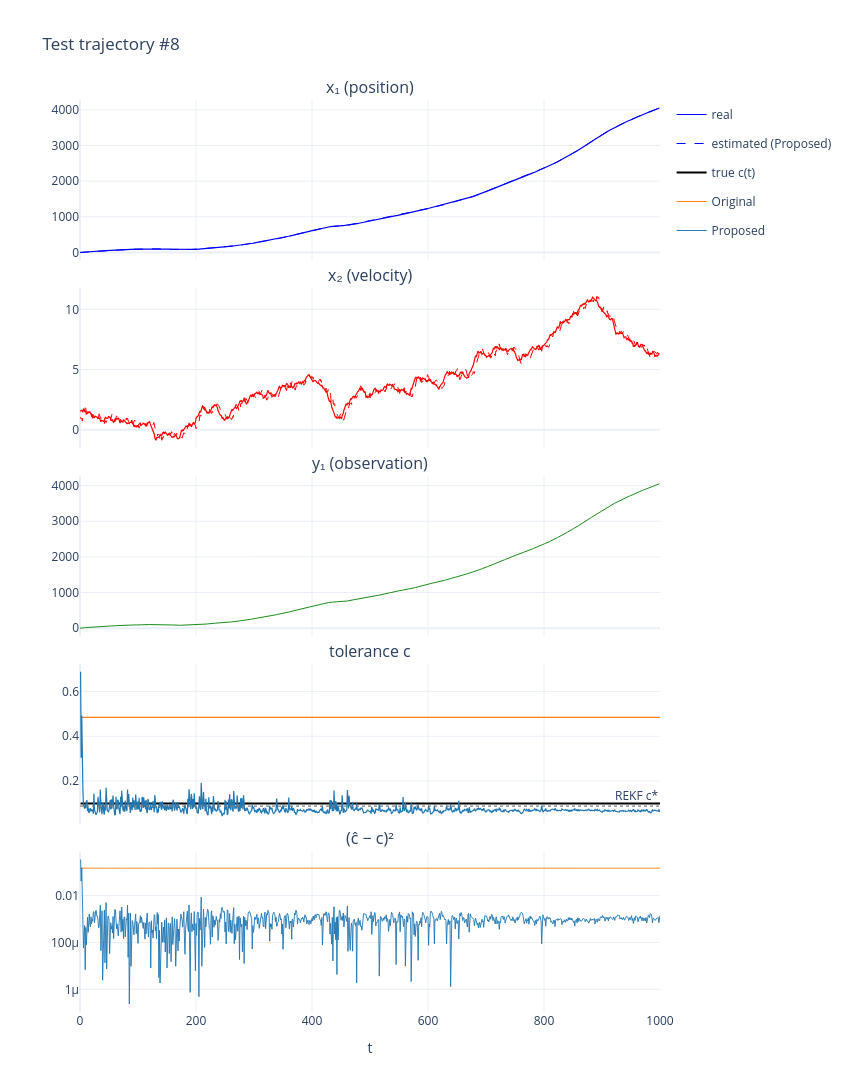

This figure's notebook cell:
### Markdown cell above
## 14. One test trajectory in detail

The aggregated metrics above summarise performance across the whole test set; this section zooms
into a single, randomly-picked trajectory to see what that behaviour looks like concretely, on the
best-performing network (chosen automatically from the summary table).

Five panels, top to bottom:

* **position** and **velocity** — true state vs. estimate;
* the **observation** actually fed to the filter;
* the **tolerance** $c(t)$ on this specific trajectory — true value, REKF's constant $c^*$, and each
  network's estimate;
* the **squared tolerance error** $(\hat c(t) - c_{\text{true}}(t))^2$, log scale — the
  single-trajectory analogue of the aggregated $\mathrm{MSE}(t)$ from Section 14.

A single realisation is noisier than an average, so expect more jitter here than in the aggregated
figures — that is expected, not a sign of a problem.

### Code cell
k = random.randrange(len(test_y))
best = "Proposed" if "Proposed" in models else ("Original" if "Original" in models else "REKF")

with torch.no_grad():
    Xn_k, c_k, _ = run_filter(models[best], test_y[k])

fig = make_subplots(rows=5, cols=1, shared_xaxes=True, vertical_spacing=0.03,
                     subplot_titles=("x₁ (position)", "x₂ (velocity)",
                                      "y₁ (observation)", "tolerance c",
                                      "(ĉ − c)²"))

# position: true vs. estimated
fig.add_trace(go.Scatter(y=test_x[k, 0].cpu().numpy(), mode="lines", name="real",
                          line=dict(color="blue", width=1.2), legendgroup="real"), row=1, col=1)
fig.add_trace(go.Scatter(y=Xn_k[0].cpu().numpy(), mode="lines", name=f"estimated ({best})",
                          line=dict(color="blue", width=1.0, dash="dash"), legendgroup="est"),
              row=1, col=1)

# velocity: true vs. estimated
fig.add_trace(go.Scatter(y=test_x[k, 1].cpu().numpy(), mode="lines", name="real",
                          line=dict(color="red", width=1.2), legendgroup="real", showlegend=False),
              row=2, col=1)
fig.add_trace(go.Scatter(y=Xn_k[1].cpu().numpy(), mode="lines", name=f"estimated ({best})",
                          line=dict(color="red", width=1.0, dash="dash"), legendgroup="est",
                          showlegend=False), row=2, col=1)

# the observation the filter actually saw
fig.add_trace(go.Scatter(y=test_y[k, 0].cpu().numpy(), mode="lines",
                          line=dict(color="green", width=0.9), showlegend=False), row=3, col=1)

# tolerance on this trajectory: true c(t), REKF's constant c*, each network's c_hat(t)
fig.add_trace(go.Scatter(x=steps, y=c_true, mode="lines", name="true c(t)",
                          line=dict(color="black", width=2.0)), row=4, col=1)
for name, color in (("Original", "#ff7f0e"), ("Proposed", "#1f77b4")):
    if name in c_est:
        fig.add_trace(go.Scatter(x=steps, y=c_est[name][k], mode="lines", name=name,
                                  line=dict(color=color, width=1.2, dash="solid")), row=4, col=1)
if c_star is not None:
    fig.add_hline(y=c_star, line=dict(color="#7f7f7f", dash="dot", width=1.4),
                  annotation_text="REKF c*", row=4, col=1)

# squared tolerance error, single-trajectory analogue of Section 14's MSE(t)
for name, color in (("Original", "#ff7f0e"), ("Proposed", "#1f77b4")):
    if name in c_est:
        fig.add_trace(go.Scatter(x=steps, y=(c_est[name][k] - c_true) ** 2, mode="lines", name=name,
                                  line=dict(color=color, width=0.9), showlegend=False), row=5, col=1)

fig.update_yaxes(type="log", row=5, col=1)
fig.update_xaxes(title_text="t", row=5, col=1)
fig.update_layout(title=f"Test trajectory #{k}", height=1150, width=850,
                   template="plotly_white", hovermode="x unified")
fig.show()

print(f"\nall checkpoints and tables saved in {CKPT_DIR}/")

### Figure 1 — Plotly figure (JSON) as saved in the notebook; plotly's stock layout.template omitted (floating-point values rounded to 4 significant figures; data arrays with more than 128 entries replaced by an {"elided": "..."} marker saying what was removed)
{"data": [{"legendgroup": "real", "line": {"color": "blue", "width": 1.2}, "mode": "lines", "name": "real", "type": "scatter", "xaxis": "x", "y": {"elided": "1000 float values"}, "yaxis": "y"}, {"legendgroup": "est", "line": {"color": "blue", "dash": "dash", "width": 1}, "mode": "lines", "name": "estimated (Proposed)", "type": "scatter", "xaxis": "x", "y": {"elided": "1000 float values"}, "yaxis": "y"}, {"legendgroup": "real", "line": {"color": "red", "width": 1.2}, "mode": "lines", "name": "real", "showlegend": false, "type": "scatter", "xaxis": "x2", "y": {"elided": "1000 float values"}, "yaxis": "y2"}, {"legendgroup": "est", "line": {"color": "red", "dash": "dash", "width": 1}, "mode": "lines", "name": "estimated (Proposed)", "showlegend": false, "type": "scatter", "xaxis": "x2", "y": {"elided": "1000 float values"}, "yaxis": "y2"}, {"line": {"color": "green", "width": 0.9}, "mode": "lines", "showlegend": false, "type": "scatter", "xaxis": "x3", "y": {"elided": "1000 float values"}, "yaxis": "y3"}, {"line": {"color": "black", "width": 2}, "mode": "lines", "name": "true c(t)", "type": "scatter", "x": {"elided": "1000 int values"}, "xaxis": "x4", "y": {"elided": "1000 float values"}, "yaxis": "y4"}, {"line": {"color": "#ff7f0e", "dash": "solid", "width": 1.2}, "mode": "lines", "name": "Original", "type": "scatter", "x": {"elided": "1000 int values"}, "xaxis": "x4", "y": {"elided": "1000 float values"}, "yaxis": "y4"}, {"line": {"color": "#1f77b4", "dash": "solid", "width": 1.2}, "mode": "lines", "name": "Proposed", "type": "scatter", "x": {"elided": "1000 int values"}, "xaxis": "x4", "y": {"elided": "1000 float values"}, "yaxis": "y4"}, {"line": {"color": "#ff7f0e", "width": 0.9}, "mode": "lines", "name": "Original", "showlegend": false, "type": "scatter", "x": {"elided": "1000 int values"}, "xaxis": "x5", "y": {"elided": "1000 float values"}, "yaxis": "y5"}, {"line": {"color": "#1f77b4", "width": 0.9}, "mode": "lines", "name": "Proposed", "showlegend": false, "type": "scatter", "x": {"elided": "1000 int values"}, "xaxis": "x5", "y": {"elided": "1000 float values"}, "yaxis": "y5"}], "layout": {"annotations": [{"font": {"size": 16}, "showarrow": false, "text": "x₁ (position)", "x": 0.5, "xanchor": "center", "xref": "paper", "y": 1, "yanchor": "bottom", "yref": "paper"}, {"font": {"size": 16}, "showarrow": false, "text": "x₂ (velocity)", "x": 0.5, "xanchor": "center", "xref": "paper", "y": 0.794, "yanchor": "bottom", "yref": "paper"}, {"font": {"size": 16}, "showarrow": false, "text": "y₁ (observation)", "x": 0.5, "xanchor": "center", "xref": "paper", "y": 0.588, "yanchor": "bottom", "yref": "paper"}, {"font": {"size": 16}, "showarrow": false, "text": "tolerance c", "x": 0.5, "xanchor": "center", "xref": "paper", "y": 0.382, "yanchor": "bottom", "yref": "paper"}, {"font": {"size": 16}, "showarrow": false, "text": "(ĉ − c)²", "x": 0.5, "xanchor": "center", "xref": "paper", "y": 0.176, "yanchor": "bottom", "yref": "paper"}, {"showarrow": false, "text": "REKF c*", "x": 1, "xanchor": "right", "xref": "x4 domain", "y": 0.08859, "yanchor": "bottom", "yref": "y4"}], "height": 1150, "hovermode": "x unified", "shapes": [{"line": {"color": "#7f7f7f", "dash": "dot", "width": 1.4}, "type": "line", "x0": 0, "x1": 1, "xref": "x4 domain", "y0": 0.08859, "y1": 0.08859, "yref": "y4"}], "title": {"text": "Test trajectory #8"}, "width": 850, "xaxis": {"anchor": "y", "domain": [0, 1], "matches": "x5", "showticklabels": false}, "xaxis2": {"anchor": "y2", "domain": [0, 1], "matches": "x5", "showticklabels": false}, "xaxis3": {"anchor": "y3", "domain": [0, 1], "matches": "x5", "showticklabels": false}, "xaxis4": {"anchor": "y4", "domain": [0, 1], "matches": "x5", "showticklabels": false}, "xaxis5": {"anchor": "y5", "domain": [0, 1], "title": {"text": "t"}}, "yaxis": {"anchor": "x", "domain": [0.824, 1]}, "yaxis2": {"anchor": "x2", "domain": [0.618, 0.794]}, "yaxis3": {"anchor": "x3", "domain": [0.412, 0.588]}, "yaxis4": {"anchor": "x4", "domain": [0.206, 0.382]}, "yaxis5": {"anchor": "x5", "domain": [0, 0.176], "type": "log"}}}
